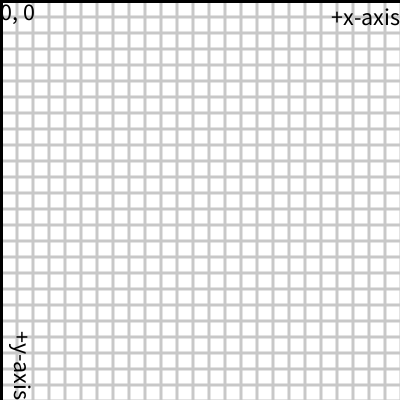
Frame 1 (no input)
Frame 60 (the mouse pressed at the canvas centre just before this capture): identical to frame 1, image omitted
Frame 120 (the mouse held since frame 60 and released just before this capture): identical to frame 1, image omitted

The Processing sketch that drew this single still picture (run headless with seeded random() and noise(); from frame 60 on, the mouse is pressed at the canvas centre):

// Processing sketch: ComputerAxes
// ── ComputerAxes.pde
int rectSize=15;
int space=1;

void setup() {
  size(400, 400);
  background(255);
  stroke(200);
  noFill();
  strokeWeight(2);

  for (int x = 0; x < width - rectSize; x++) 
  {
    for (int y = 0; y < height - rectSize; y++) 
    {
      rect(space + x * (rectSize + space), space + y *(rectSize + space), rectSize, rectSize);
    }
  }
  fill(0);
  textSize(24);
  stroke(0);
  strokeWeight(5);
  line(0, 0, width, 0);
  line(0, 0, 0, height);
  text("+x-axis", width - textWidth("+x-axis"), 25);
  pushMatrix();
  translate(0, height - textWidth("+y-axis"));
  rotate(PI / 2);
  text("+y-axis", 0, -15);
  popMatrix();
  text("0, 0", 0, 20);
  save("ComputerAxes.jpg");
}

void draw()
{

  //strokeWeight(2);
  // line(0, 0, width / 2, height / 2);

  //pushMatrix();
  //translate(width/2, height/2);
  //triangle(5, -5, 5, 5, -5, 5);
  //popMatrix();
  //fill(0);
  //textSize(24);
  //text("A", width / 2, height / 2 - 15);
}
